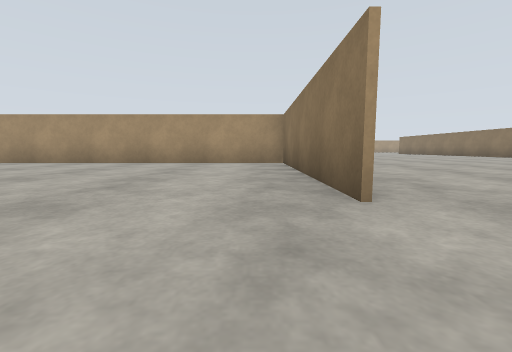
View 1 (above)

20 first-person views from a walk through a Gazebo world. The camera is 0.72 m above the floor, tilts 6° down and sees 90° across. The floor is counted in squares, 2 m on a side. Each view is taken from the middle of a square. On the plan, view 1 faces up. The plan holds only what a view shows up to about 9 squares ahead; the rest is blank. The place goes on beyond the plan.

View 2
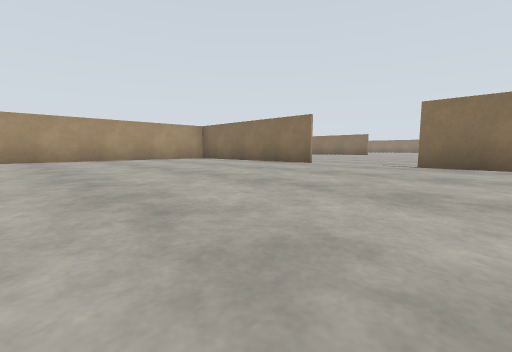

View 3
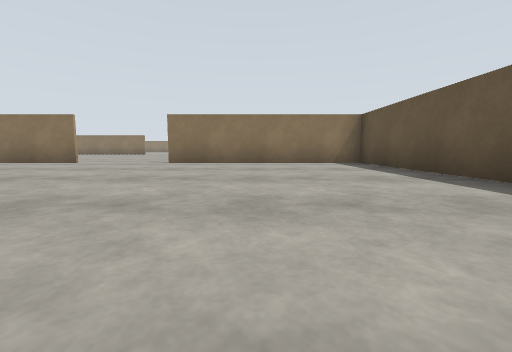

View 4
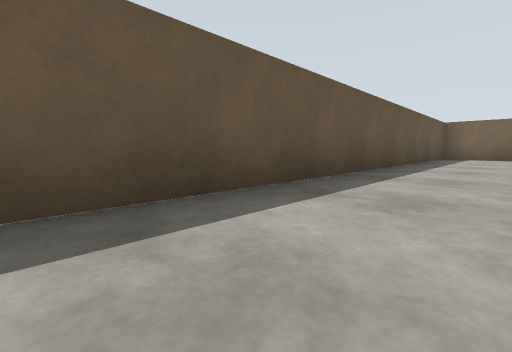

View 5
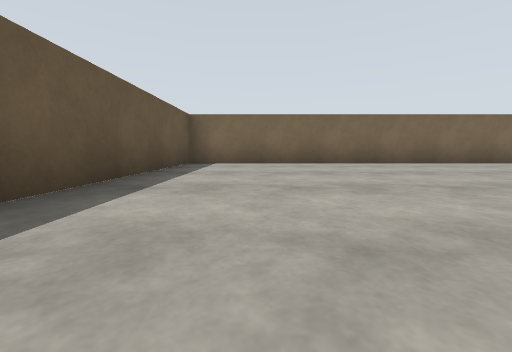

View 6
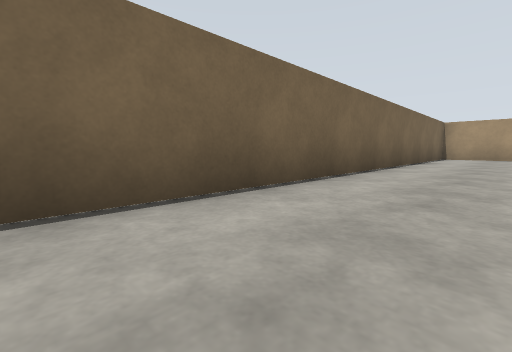

View 7
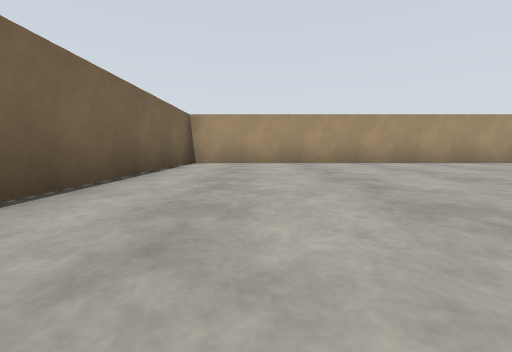

View 8
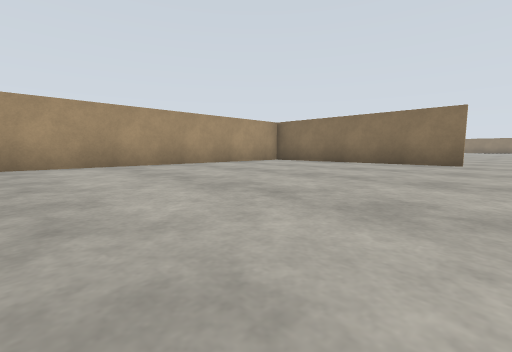

View 9
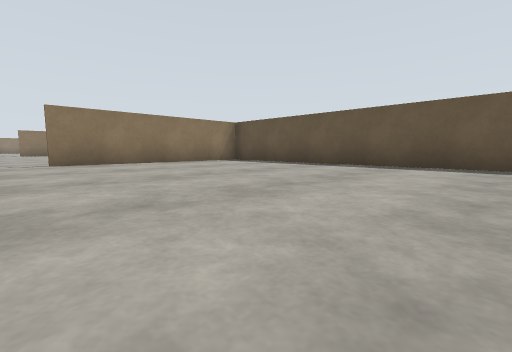

View 10
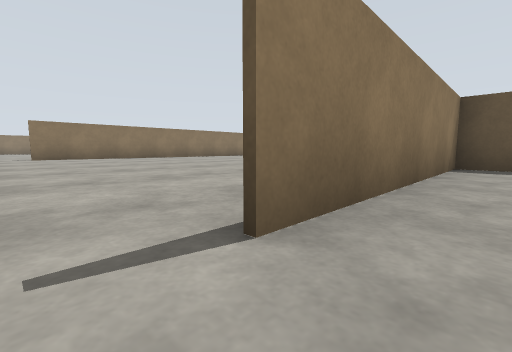

View 11
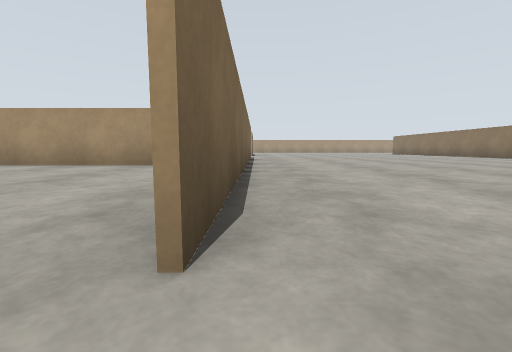

View 12
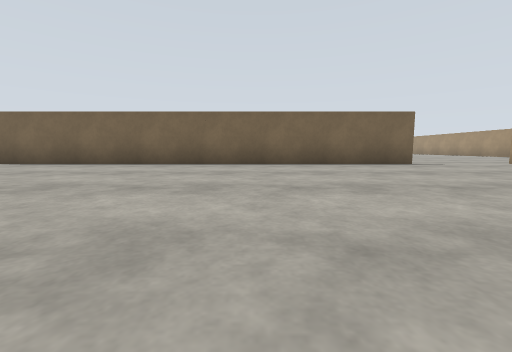

View 13
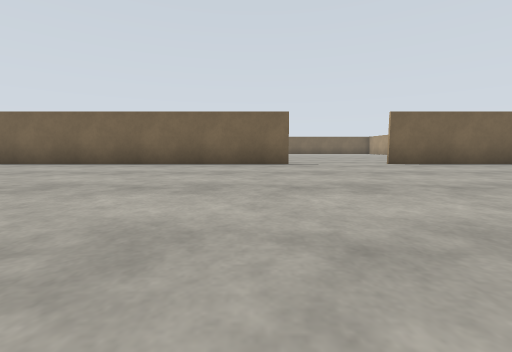

View 14
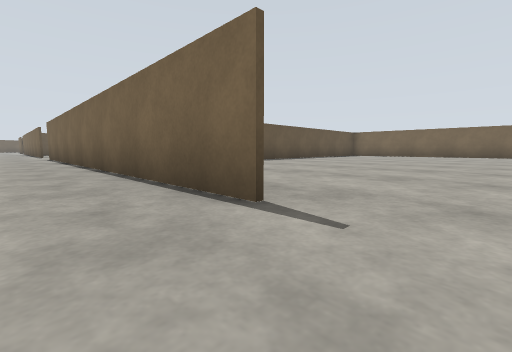

View 15
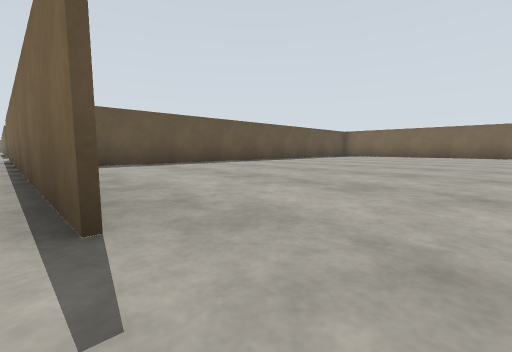

View 16
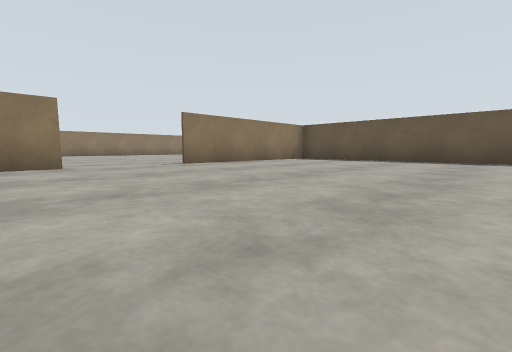

View 17
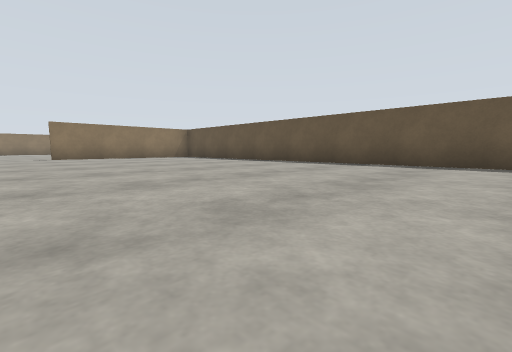

View 18
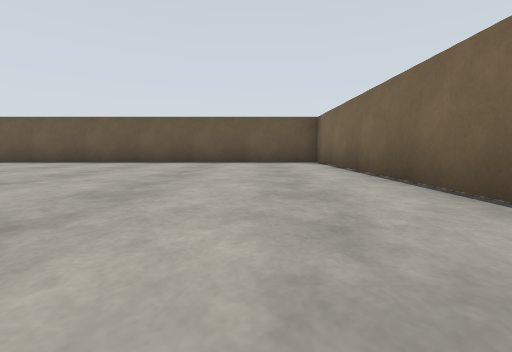

View 19
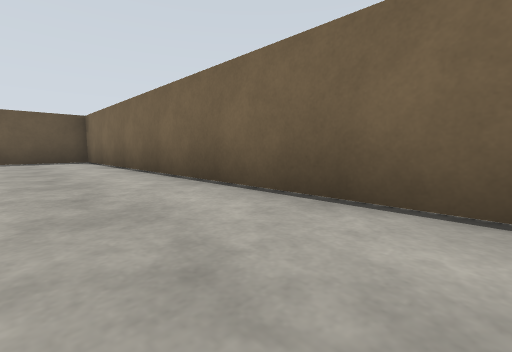

View 20
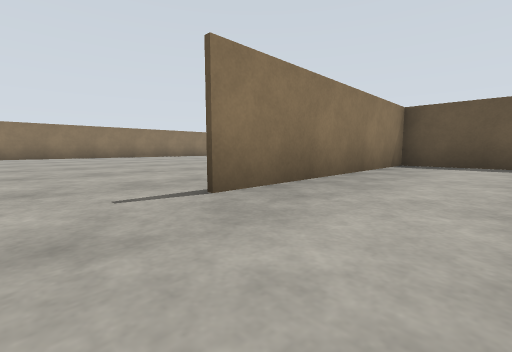

### Floor plan
Points are (right, up) in squares from view 1. A wall is a line through its corners. A room is listed if a view was taken in it or the views show most of it. See-through windows are left out.
Room 1 (views 1, 2, 3, 4, 5, 6, 7, 8, 9, 10)
walls: (0.7, 1.6) (0.7, 7); (-11.7, 6.9) (-11.7, -5.7) (0.7, -5.7) (0.7, -0.6); (0.7, 6.7) (-11.8, 6.7)
ways out: opening at (1, 0.5) to room 2
Room 2 (views 11, 12, 13, 14, 15, 16, 17, 18, 19, 20)
walls: (10.7, -2.2) (10.7, -0.6); (0.7, 7) (0.7, 11.9); (0.8, 11.9) (0.8, 1.6); (10.7, 11.8) (10.7, 13); (0.7, 14.1) (0.7, 15.1); (-11.8, 6.8) (0.7, 6.8); (0.8, 15.5) (0.8, 14.1); (-11.7, 15.1) (-11.7, 6.9)
ways out: opening at (1, 0.5) to room 1

Positions as (right, up) in squares from view 1, and headings:
1: (0, 0), facing up
2: (-5, -2), facing up-right
3: (-6, -3), facing right
4: (-1, -4), facing down-left
5: (-5, -4), facing left
6: (-10, -4), facing up-left
7: (-10, 0), facing up
8: (-6, 1), facing up-right
9: (-6, 0), facing down-right
10: (0, 0), facing down-right
11: (1, 1), facing up
12: (7, 8), facing left
13: (7, 11), facing left
14: (2, 13), facing down-left
15: (1, 13), facing down-left
16: (-5, 15), facing down-right
17: (-10, 13), facing down-right
18: (-10, 14), facing down
19: (-10, 15), facing down-left
20: (-1, 13), facing down-right
